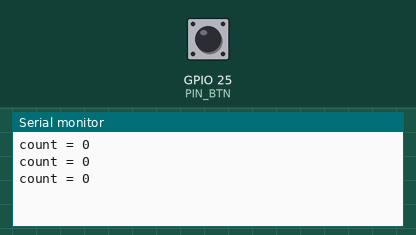
This sketch was run on a simulated ESP32. Parts: the last lines printed to the serial monitor. The test bench sets the inputs (shaded band); at power-on: GPIO 25 (PIN_BTN) HIGH.

Above: at 4.8 s.
4.9 s: GPIO 25 (PIN_BTN) pulled LOW for 2.35 s
At 6.7 s:
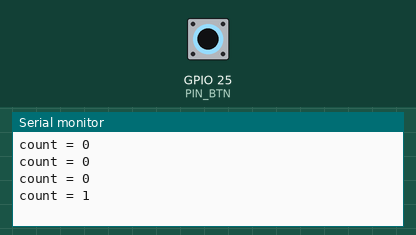
8.7 s: GPIO 25 (PIN_BTN) pulled LOW for 2.35 s
At 10.9 s:
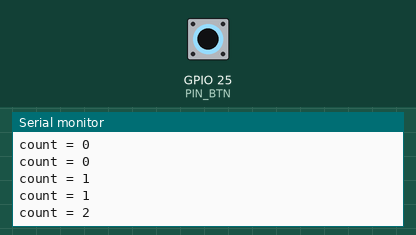
Timing chart, 0 to 12.4 s (numbered marks = the images above; inputs shaded):
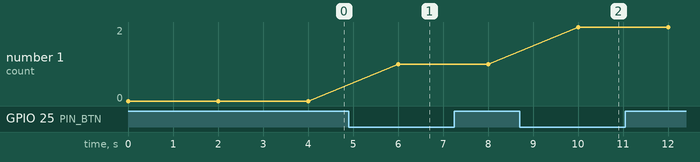

The sketch:

polling.ino
```cpp
const int PIN_BTN = 25;
int count = 0;

void setup() {
    Serial.begin(115200);
    pinMode(PIN_BTN, INPUT_PULLUP);
}

void loop() {
    if (digitalRead(PIN_BTN) == LOW) count++;
    Serial.printf("count = %d\n", count);
    delay(2000);                    // 다른 일을 하느라 바쁜 상황
}
// 2초 사이에 버튼을 빠르게 5번 눌러도 → count 는 0 또는 1 만 증가
```

Measured:
- after the input at 4.9 s, the serial monitor: prints a new line after 1.1 s (image 1)
- after the input at 8.7 s, the serial monitor: prints a new line after 1.3 s (image 2)
- plotted number 1: 0 → 1 after the input at 4.9 s, 1 → 2 after the input at 8.7 s
